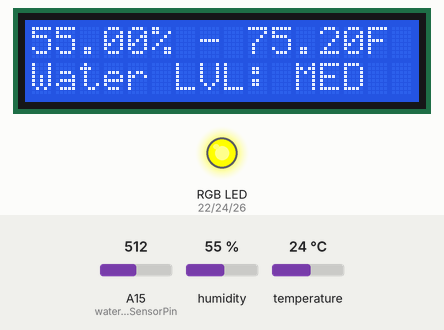
Simulated run of this sketch. Board: Arduino Mega 2560, built with avr-gcc and run on an emulated ATmega2560. Shown: 16×2 character LCD, an RGB LED mixed from three pins (HIGH = lit). Inputs (shaded band) come from the test bench; at power-on: A15 (waterLevelSensorPin) = 512, humidity 55 %, temperature 24 °C. Pins used as bus, display or sensor lines are not drawn; what the sketch prints to the serial monitor is not drawn.

Above: at 2.2 s.
2.3 s: A15 (waterLevelSensorPin) set to 548
At 3.9 s:
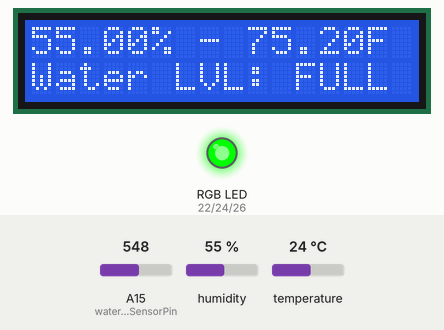
6.4 s: A15 (waterLevelSensorPin) set to 306
At 8.1 s:
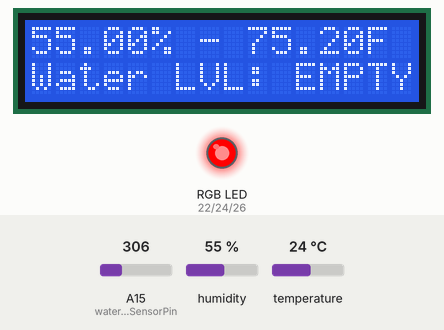
10.5 s: humidity set to 22 %
At 11.8 s:
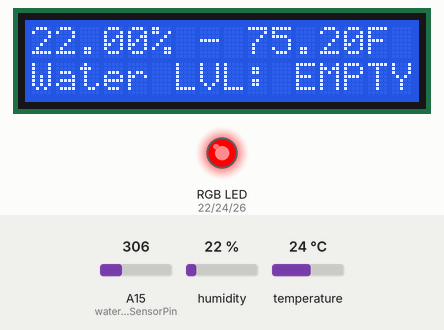
14.0 s: temperature set to 12 °C
At 15.0 s:
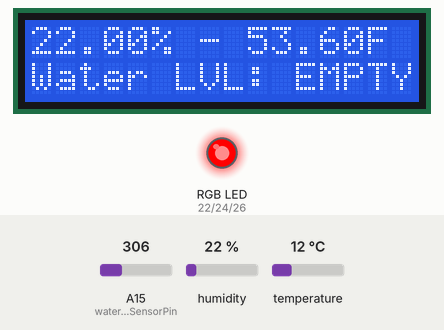
17.1 s: humidity set to 40 %
At 18.2 s:
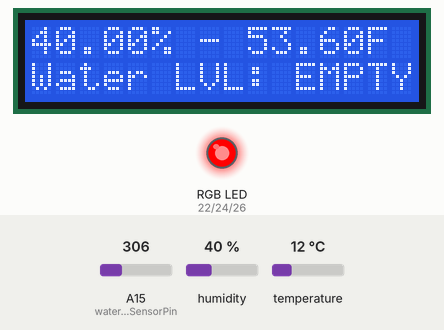
20.2 s: A15 (waterLevelSensorPin) set to 388
22.3 s: A15 (waterLevelSensorPin) set to 408
At 23.6 s:
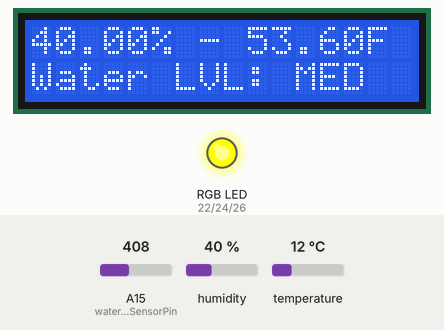
Timing chart, 0 to 25.3 s (numbered marks = the images above; inputs shaded):
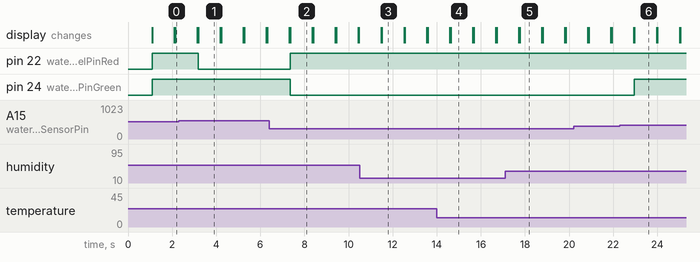

The sketch:

ProjectPlant.ino.ino
```cpp
#include <DHT.h>
#include <LiquidCrystal.h>

#define DHTTYPE DHT11
#define DHT11PIN 36
#define waterLevelSensorPower 48
#define waterLevelSensorPin A15
#define waterLevelPinRed 22
#define waterLevelPinBlue 26
#define waterLevelPinGreen 24

//set up pins for rgb led for temp sensor

int waterLevelVal = 0;

DHT dht(DHT11PIN, DHTTYPE);

LiquidCrystal lcd(7, 8, 9, 10, 11, 12);

void setup()
{
  lcd.begin(16, 2);
  lcd.clear();
  dht.begin();
  pinMode(waterLevelSensorPower, OUTPUT);
  digitalWrite(waterLevelSensorPower, LOW);
  pinMode(waterLevelPinRed, OUTPUT);
  pinMode(waterLevelPinBlue, OUTPUT);
  pinMode(waterLevelPinGreen, OUTPUT);
  digitalWrite(waterLevelPinRed, LOW);
  digitalWrite(waterLevelPinBlue, LOW);
  digitalWrite(waterLevelPinGreen, LOW);
  Serial.begin(9600);
  delay(1000);
}

void loop()
{
  int chk = dht.read(DHT11PIN);
  lcd.setCursor(0, 0);
  lcd.print((float)dht.readHumidity(), 2);
  lcd.print("% - ");

  lcd.print((float)dht.readTemperature(true), 2);
  lcd.print("F ");

  // set up temp check BEFORE custom temp input

  //less than 250 for empty
  //less than 470 for half
  //520 is full

  lcd.setCursor(0, 1);
  int waterLevel = readWaterLevelSensor();
  Serial.println(waterLevel);
  if(waterLevel < 400) {
    digitalWrite(waterLevelPinRed, HIGH);
    digitalWrite(waterLevelPinBlue, LOW);
    digitalWrite(waterLevelPinGreen, LOW);
    lcd.print("Water LVL: EMPTY");
  } else if (waterLevel < 530) {
    digitalWrite(waterLevelPinRed, HIGH);
    digitalWrite(waterLevelPinBlue, LOW);
    digitalWrite(waterLevelPinGreen, HIGH);
    lcd.print("Water LVL: MED");
  } else if (waterLevel >= 530) {
    digitalWrite(waterLevelPinRed, LOW);
    digitalWrite(waterLevelPinBlue, LOW);
    digitalWrite(waterLevelPinGreen, HIGH);
    lcd.print("Water LVL: FULL");
  }
  delay(1000);
  lcd.clear();
}

int readWaterLevelSensor() {
  digitalWrite(waterLevelSensorPower, HIGH);
  delay(10);
  int waterLevelVal = analogRead(waterLevelSensorPin);
  digitalWrite(waterLevelSensorPower, LOW);

  return waterLevelVal;
}
```

Measured:
- the behaviour switches between 529 and 530 on A15 (waterLevelSensorPin) (found by bisection; images 0 and 1)
- the behaviour switches between 399 and 400 on A15 (waterLevelSensorPin) (found by bisection; images 5 and 6)
- after the input at 2.3 s, pin 22 (waterLevelPinRed): HIGH → LOW after 0.88 s; the display: first differs from a run without the input after 0.89 s (image 1)
- after the input at 6.4 s, pin 22 (waterLevelPinRed): LOW → HIGH after 0.95 s; pin 24 (waterLevelPinGreen): HIGH → LOW after 0.95 s; the display: first differs from a run without the input after 0.95 s (image 2)
- after the input at 10.5 s, the display: first differs from a run without the input after 1.0 s (image 3)
- after the input at 14.0 s, the display: first differs from a run without the input after 0.64 s (image 4)
- after the input at 17.1 s, the display: first differs from a run without the input after 0.66 s (image 5)
- after the input at 22.3 s, pin 24 (waterLevelPinGreen): LOW → HIGH after 0.66 s; the display: first differs from a run without the input after 0.66 s (image 6)
